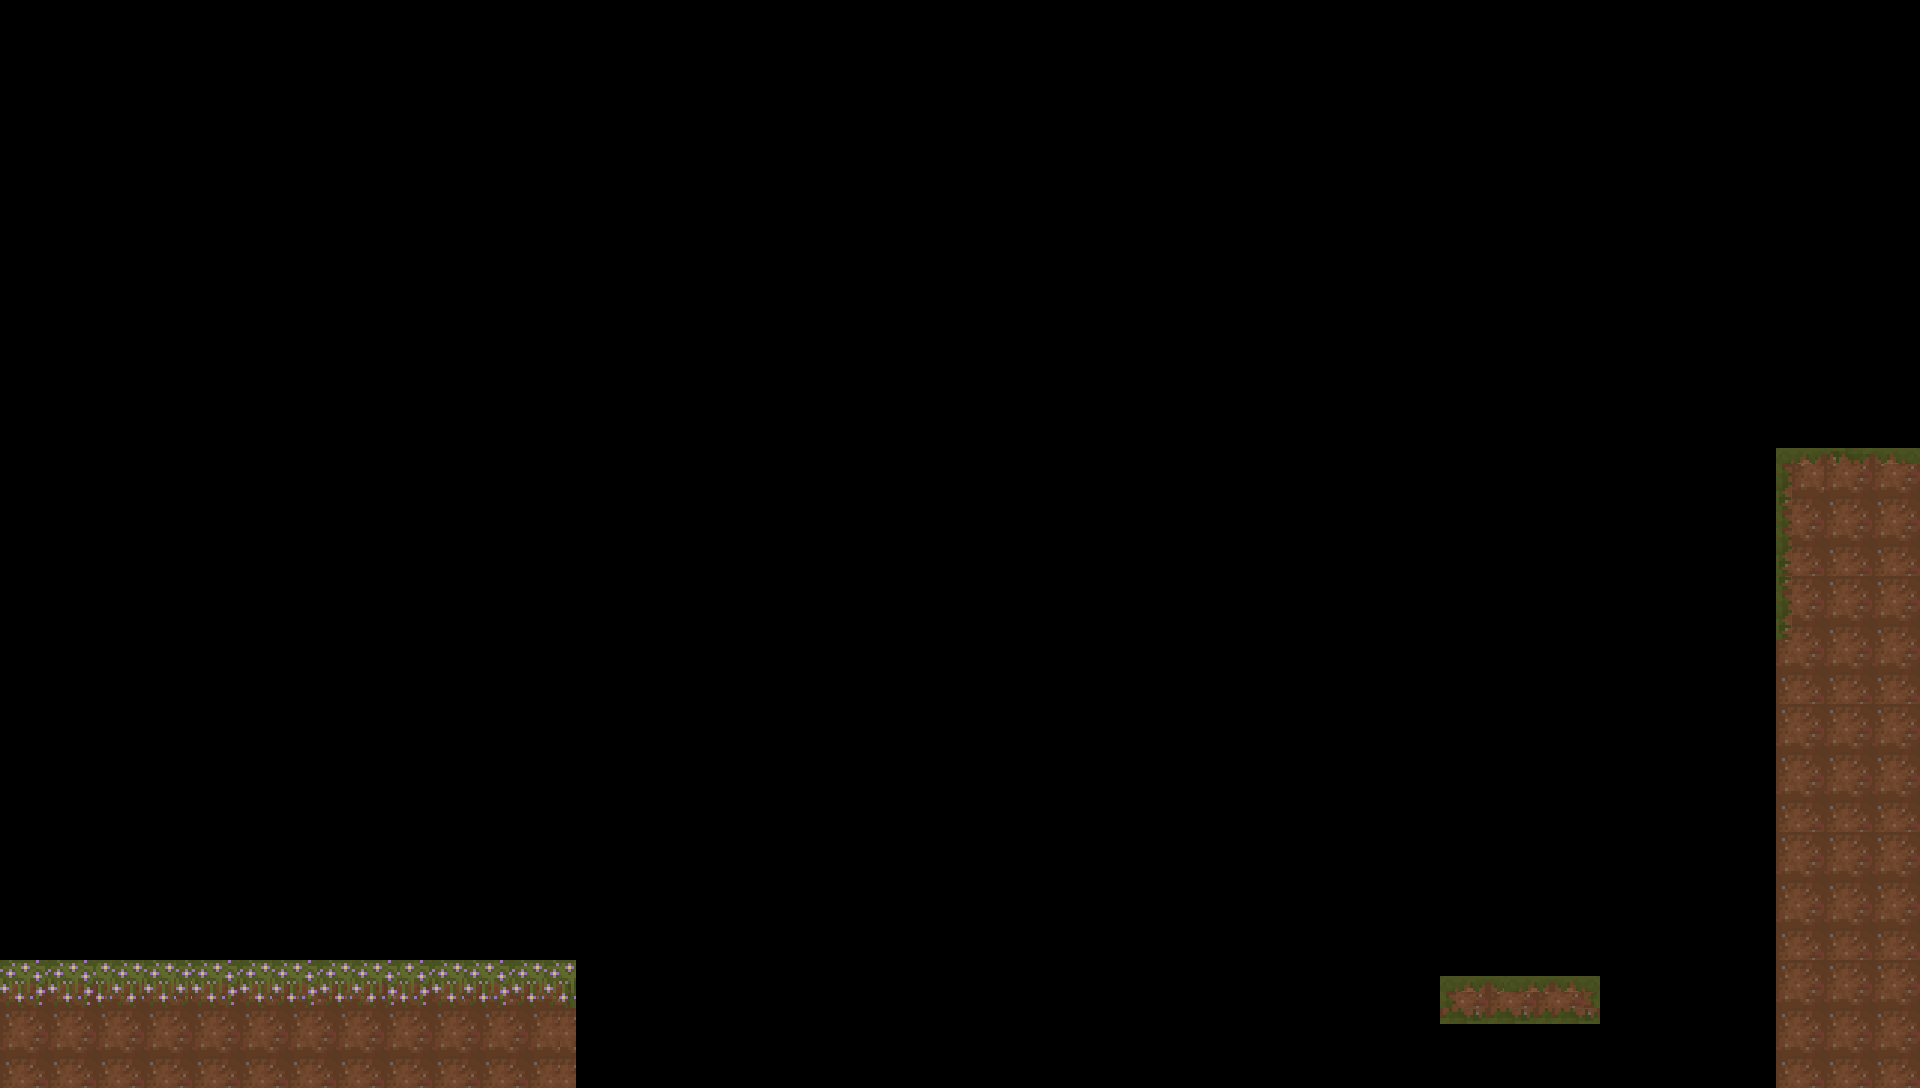

This is a level from a 2D game, rendered from its Tiled map with the project's own tilesets. A one-line summary and the map file follow, with tile-layer data summarised:
An orthogonal 120x68 tile map with 16x16 px tiles, 2 tile layers (terrain_dirt, terrain_flowers), 3 tilesets and 8 objects (platform1, platform2, platform3, death, block_map, ...).

<map version="1.10" tiledversion="1.11.2" orientation="orthogonal" renderorder="right-down" width="120" height="68" tilewidth="16" tileheight="16" infinite="0" nextlayerid="7" nextobjectid="22">
 <properties>
  <property name="collidable" type="bool" value="true" />
 </properties>
 <tileset firstgid="1" source="../tilesets/dirts.tsx" />
 <tileset firstgid="19" source="../tilesets/grid.tsx" />
 <tileset firstgid="100" source="../tilesets/platforms.tsx" />
 <layer id="1" name="terrain_dirt" width="120" height="68">
  <properties>
   <property name="collidable" type="bool" value="true" />
  </properties>
  <data>[8160 cells, 678 non-empty, 38 distinct tile ids]</data>
 </layer>
 <layer id="2" name="terrain_flowers" width="120" height="68">
  <properties>
   <property name="collidable" type="bool" value="true" />
  </properties>
  <data>[8160 cells, 108 non-empty, 9 distinct tile ids]</data>
 </layer>
 <objectgroup id="3" name="moving_platforms">
  <object id="14" name="platform1" x="719.833" y="822.5" width="192" height="5">
   <properties>
    <property name="platform" type="bool" value="true" />
    <property name="speed" type="int" value="60" />
   </properties>
  </object>
  <object id="15" name="platform2" x="1088.36" y="662.5" width="94.3027" height="5">
   <properties>
    <property name="platform" type="bool" value="true" />
    <property name="speed" type="int" value="60" />
   </properties>
  </object>
  <object id="16" name="platform3" x="1361.33" y="502.333" width="190.125" height="5">
   <properties>
    <property name="platform" type="bool" value="true" />
    <property name="speed" type="int" value="60" />
   </properties>
  </object>
 </objectgroup>
 <objectgroup id="4" name="block_movement">
  <object id="7" name="death" x="0" y="1082.82" width="1920" height="5" />
  <object id="8" name="block_map" x="0" y="0" width="10" height="1085.33" />
 </objectgroup>
 <objectgroup id="5" name="Objects">
  <object id="10" name="Tabitha" type="Player" x="244" y="656">
   <point />
  </object>
  <object id="19" name="shooter" x="1515.97" y="854.333">
   <point />
  </object>
  <object id="21" name="end_lvl" x="1910" y="0" width="10" height="1085.33" />
 </objectgroup>
</map>
